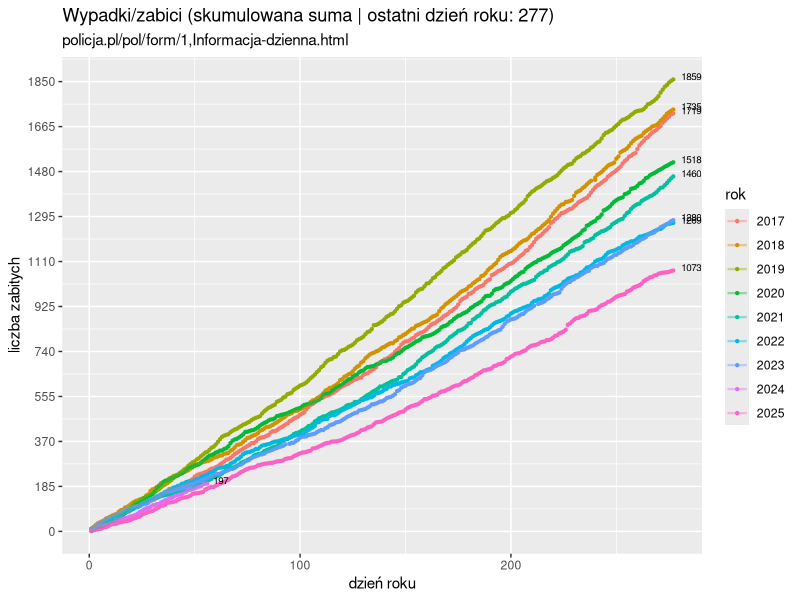

This chart was generated by the following R code:
#! --- R ---
library("tidyverse")
library("ggplot2")
library(lubridate)
#

dd <- read.csv("pp.csv", sep = ';',  header=T, na.string="NA") %>%
  select(data, zabici) %>%
  arrange(data) %>%
  mutate(rok = substr(data, 1, 4),
         dzienrok = yday(as.Date(data))
         ) %>%
  ## rok 2008 jest niepełny
  filter (rok > 2008) 

d.cum <- dd %>%
  filter (rok > 2016) %>%
  group_by(rok) %>%
  mutate( zc =cumsum(zabici), lzc = last(zc) ) %>%
  ungroup() %>%
  mutate (lday=last(dzienrok)) %>%
  filter (dzienrok <= lday)

max.y <- max(d.cum$zc, na.rm = T)
last.y.day <- d.cum$lday

wd.y <- floor(max.y /10)

## ostatnia obserwacja
d_last <- d.cum %>% group_by(rok) %>% slice(which.max(dzienrok))

p2c <- ggplot(d.cum, aes(x= dzienrok, y=zc, color=as.factor(rok))) + 
  geom_point(size=.8) +
  #geom_smooth(method="loess", size=1, se=F, span=.5) +
  geom_line(size=.8, alpha=.4) +
  geom_text(data = d_last, 
     aes(x = dzienrok, y = zc, label = sprintf("%0.0f", zc)),  
     size = 2.5, vjust = 0.1, hjust=-.4, color='black') +
  xlab(label="dzień roku") +
  ylab(label='liczba zabitych') +
  scale_y_continuous(breaks=seq(0, wd.y * 10 + wd.y, by=wd.y)) +
  scale_color_hue(name="rok") +
  ggtitle(sprintf("Wypadki/zabici (skumulowana suma | ostatni dzień roku: %i)", last.y.day), 
          subtitle="policja.pl/pol/form/1,Informacja-dzienna.html") 

ggsave(plot=p2c, "PPW_Zabici_Cum.png", width=12)
##p2c
##
##
